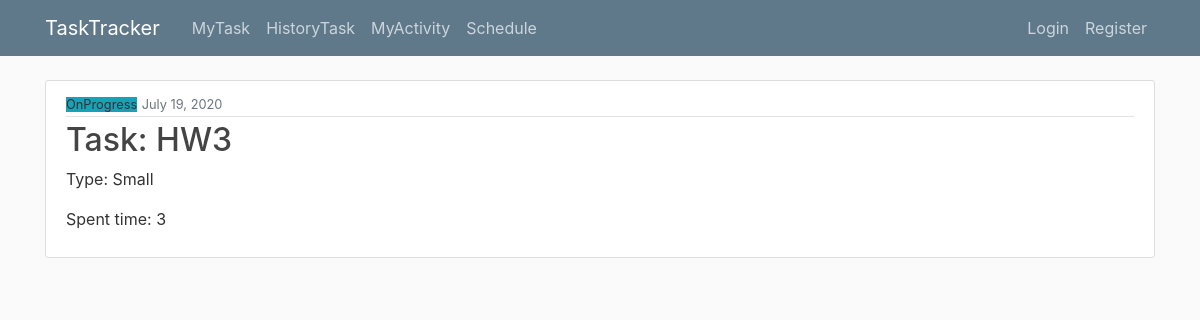
The app's page /task/19/ with its own data.
### main/models.py (models this page shows, shortened)
class Task(models.Model):
    MY_CHOICES = (
        ('Small', 'Small'),
        ('Middle', 'Middle'),
        ('Large', 'Large'),
    )
    STATUS_CHOICES = (
    ('OnProgress', 'OnProgress'),
    ('Done', 'Done'),
)
    taskname= models.CharField(max_length=100)
    tasktype= models.CharField(max_length=10,choices=MY_CHOICES)
    duedate= models.DateField(default=timezone.now)
    spenttime= models.PositiveIntegerField(default=1)
    status= models.CharField(max_length=20,choices=STATUS_CHOICES,default="OnProgress")
    taskuser =models.ForeignKey(User, on_delete=models.CASCADE)
    objects = models.Manager()

### main/views.py (the view)
# urls.py: path('task/<int:pk>/', TaskDetailView.as_view(),name='task-detail'),
class TaskDetailView(DetailView):
    model = Task

### main/templates/main/task_detail.html (shortened to what this page needs)
{% extends "main/base.html" %}
{% block content %}
<article class="media content-section">
  <div class="media-body">
    <div class="article-metadata">
      {% if task.status == "Done"%}
      <small class="bg-success">{{ object.status}}</small>
        {%else%}
        <small class="bg-info">{{ object.status}}</small>
      {%endif%}
      <small class="text-muted">{{ object.duedate|date:"F d, Y" }}</small>
    </div>
    <h2 class="article-title">Task: {{ object.taskname }}</h2>
    <p class="article-content">Type: {{ object.tasktype }}</p>
    <p class="article-content">Spent time: {{ object.spenttime }}</p>
  </div>
</article>
{% endblock content %}

### main/static/main/main.css (style rules this page uses)
body { background: #fafafa; color: #333333; margin-top: 5rem; }
h1, h2, h3, h4, h5, h6 { color: #444444; }
.content-section { background: #ffffff; padding: 10px 20px; border: 1px solid #dddddd; border-radius: 3px; margin-bottom: 20px; }
.article-title { color: #444444; }
.article-content { white-space: pre-line; }
.article-metadata { padding-bottom: 1px; margin-bottom: 4px; border-bottom: 1px solid #e3e3e3 }

### records on screen
Task: status "OnProgress", duedate "July 19, 2020", taskname "HW3", tasktype "Small", spenttime "3"
